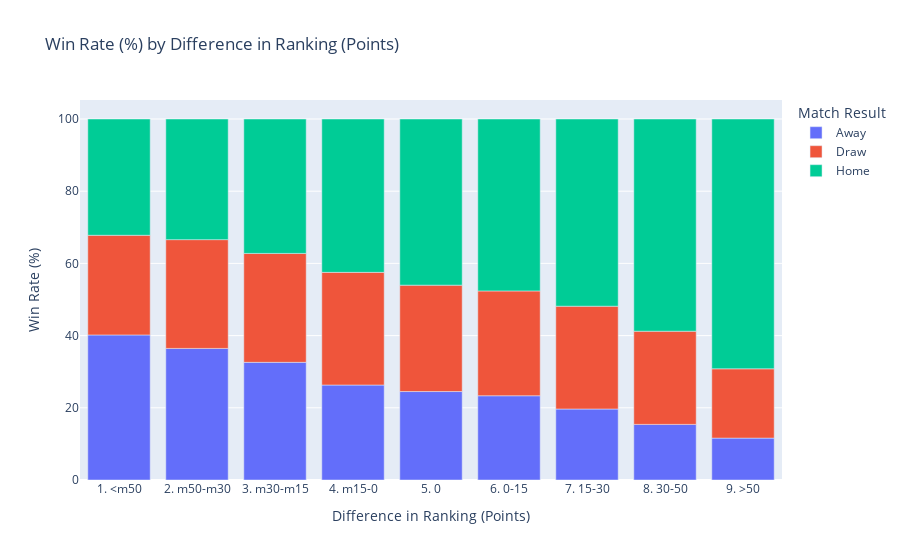

The notebook cell saved with this chart:
### Code cell
plot_winrate_barplot(df_rank, var_x="rank_points_diff_cat", label_x="Difference in Ranking (Points)")

### Figure 1 — Plotly figure (JSON) as saved in the notebook; plotly's stock layout.template omitted (floating-point values rounded to 4 significant figures)
{"data": [{"alignmentgroup": "True", "hovertemplate": "Match Result=Away<br>Difference in Ranking (Points)=%{x}<br>Win Rate (%)=%{y}<extra></extra>", "legendgroup": "Away", "marker": {"color": "#636efa"}, "name": "Away", "offsetgroup": "Away", "orientation": "v", "showlegend": true, "textposition": "auto", "type": "bar", "x": ["1. <m50", "2. m50-m30", "3. m30-m15", "4. m15-0", "5. 0", "6. 0-15", "7. 15-30", "8. 30-50", "9. >50"], "xaxis": "x", "y": [40.18, 36.45, 32.59, 26.31, 24.5, 23.34, 19.67, 15.41, 11.6], "yaxis": "y"}, {"alignmentgroup": "True", "hovertemplate": "Match Result=Draw<br>Difference in Ranking (Points)=%{x}<br>Win Rate (%)=%{y}<extra></extra>", "legendgroup": "Draw", "marker": {"color": "#EF553B"}, "name": "Draw", "offsetgroup": "Draw", "orientation": "v", "showlegend": true, "textposition": "auto", "type": "bar", "x": ["1. <m50", "2. m50-m30", "3. m30-m15", "4. m15-0", "5. 0", "6. 0-15", "7. 15-30", "8. 30-50", "9. >50"], "xaxis": "x", "y": [27.61, 30.13, 30.17, 31.21, 29.47, 29.03, 28.47, 25.81, 19.2], "yaxis": "y"}, {"alignmentgroup": "True", "hovertemplate": "Match Result=Home<br>Difference in Ranking (Points)=%{x}<br>Win Rate (%)=%{y}<extra></extra>", "legendgroup": "Home", "marker": {"color": "#00cc96"}, "name": "Home", "offsetgroup": "Home", "orientation": "v", "showlegend": true, "textposition": "auto", "type": "bar", "x": ["1. <m50", "2. m50-m30", "3. m30-m15", "4. m15-0", "5. 0", "6. 0-15", "7. 15-30", "8. 30-50", "9. >50"], "xaxis": "x", "y": [32.21, 33.41, 37.24, 42.48, 46.03, 47.63, 51.86, 58.78, 69.2], "yaxis": "y"}], "layout": {"barmode": "relative", "legend": {"title": {"text": "Match Result"}, "tracegroupgap": 0}, "title": {"text": "Win Rate (%) by Difference in Ranking (Points)"}, "xaxis": {"anchor": "y", "domain": [0, 1], "title": {"text": "Difference in Ranking (Points)"}}, "yaxis": {"anchor": "x", "domain": [0, 1], "title": {"text": "Win Rate (%)"}}}}
